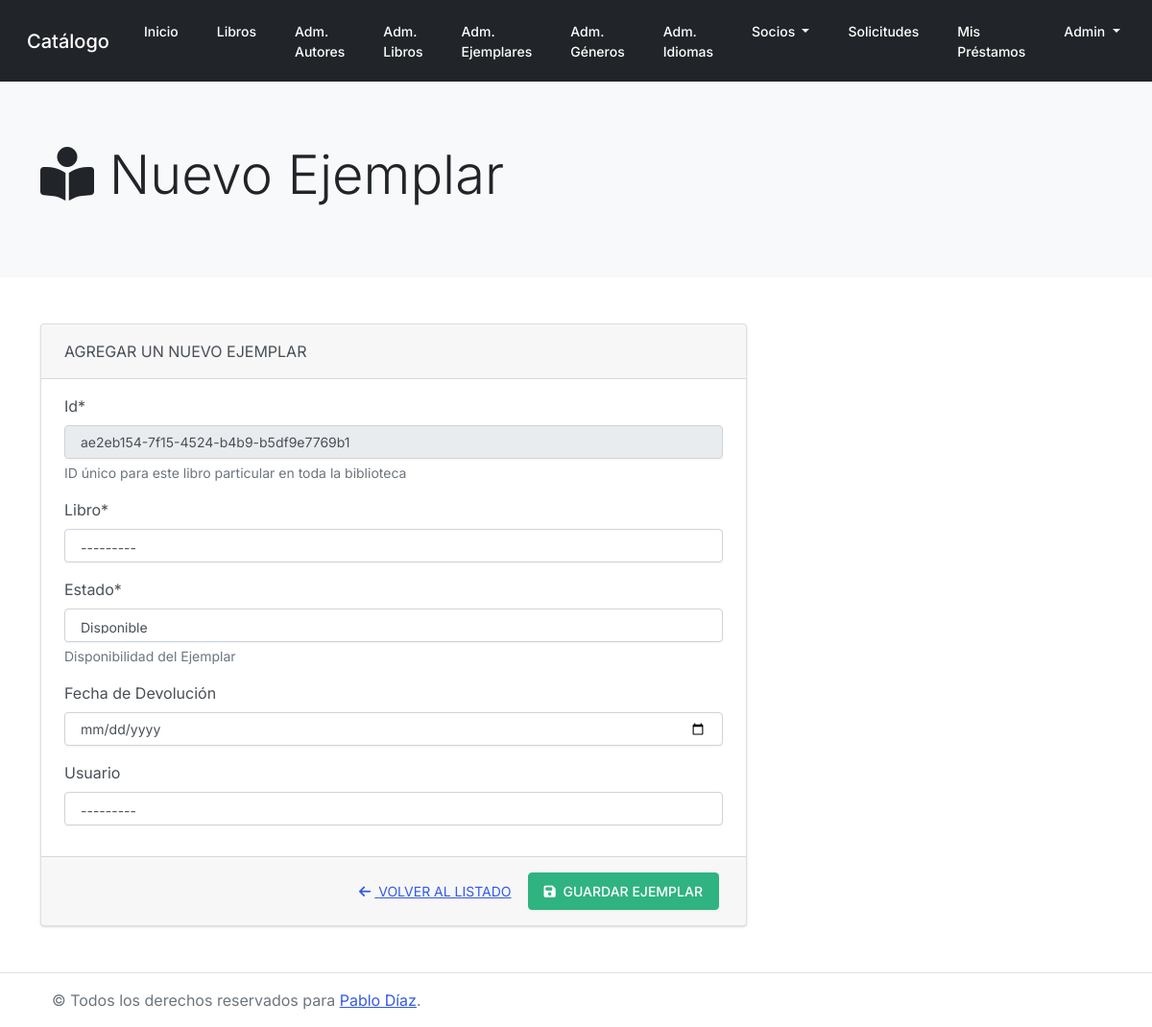
Before: /catalogo/ejemplar/crear (signed in) with the older database file.
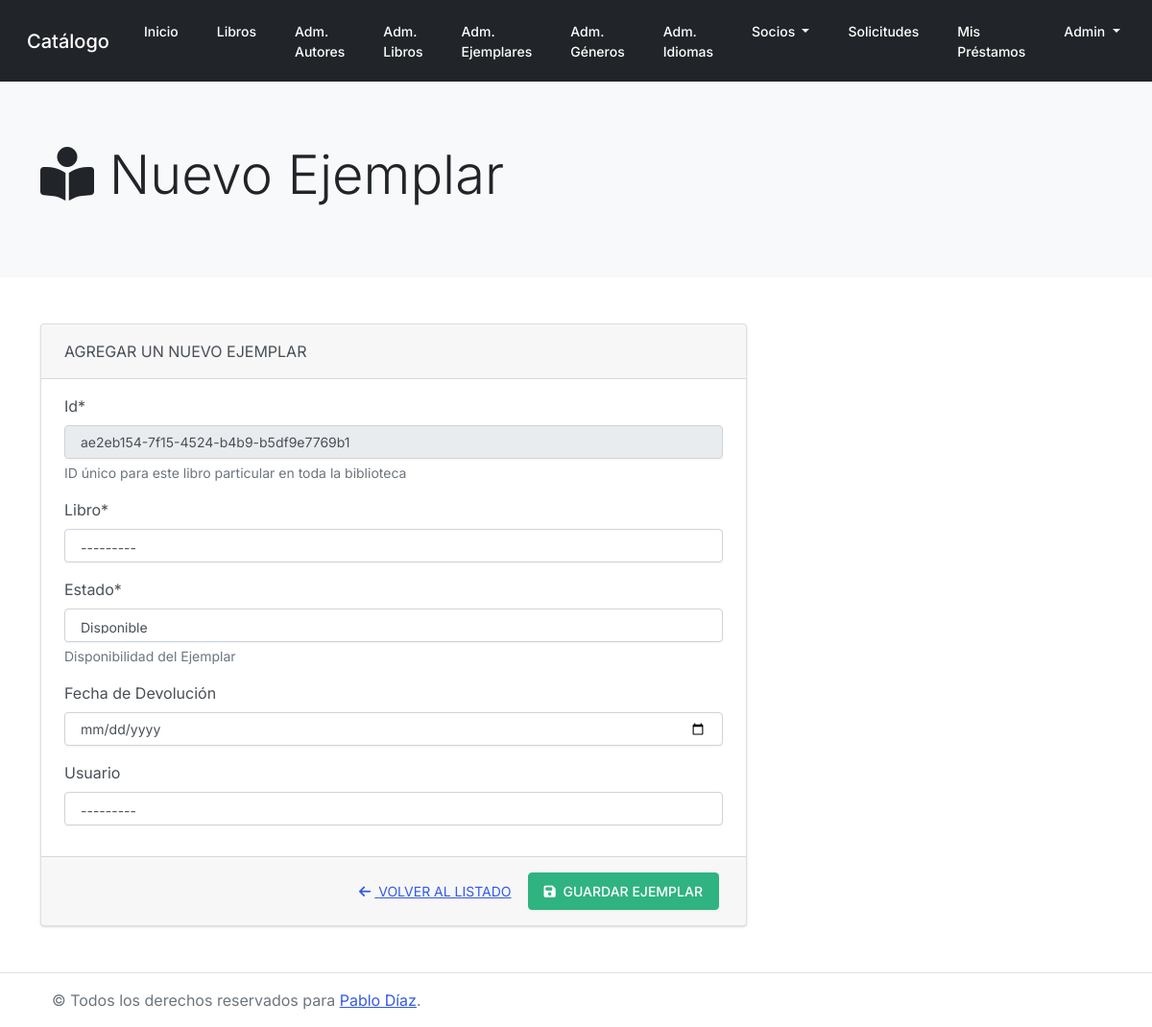
After: the same page with the newer database file.
### catalogo/models.py (models this page shows, shortened)
class CustomUser(AbstractUser):
    email = models.EmailField(_("email address"))
    latitude = models.FloatField(null=True)
    longitude = models.FloatField(null=True)

class Libro(models.Model):
    titulo = models.CharField(max_length=200)
    autor = models.ForeignKey(Autor, on_delete=models.SET_NULL, null=True)
    resumen = models.TextField(max_length=1000, help_text="Ingrese un resumen del libro")
    isbn = models.CharField('ISBN',max_length=13, help_text='13 Caracteres (<a href="https://www.isbninternational.org/content/what-isbn">ISBN number</a>)')
    genero = models.ManyToManyField(Genero, help_text="Seleccione un género (o varios) para el libro")
    idioma = models.ForeignKey(Idioma, on_delete=models.SET_NULL, null=True)
    image=models.ImageField(upload_to='catalogo/upload/img', default='catalogo/upload/img/default-libro.jpg')
    def muestra_genero(self):
        return ', '.join([genero.nombre for genero in self.genero.all()])
    muestra_genero.short_description = 'Género/s'
    def __str__(self):
        return self.titulo

### catalogo/views.py (the view)
# urls.py: path('ejemplar/crear', views.copy_create, name='copy_create'),
@login_required
@permission_required('catalogo.add_ejemplar')
def copy_create(request):
    if request.method == "POST":
        form = CopyForm(request.POST)
        if form.is_valid():
            copy = form.save(commit=False)
            copy.libro = form.cleaned_data['libro']
            copy.fechaDevolucion = form.cleaned_data['fechaDevolucion']
            copy.estado = form.cleaned_data['estado']
            copy.save()
            messages.success(request, "Ejemplar agregado exitosamente!")
            return redirect('copy_list')
    else:
        form = CopyForm()
    context = {
        'form': form
    }
    return render(request, 'copies/create.html', context)

### catalogo/forms.py
class CopyForm(forms.ModelForm):
    def __init__(self, *args, **kwargs):
        super(CopyForm, self).__init__(*args, **kwargs)
        self.fields['id'].label = "Id"
        self.fields['libro'].label = "Libro"
        self.fields['estado'].label = "Estado"
        self.fields['fechaDevolucion'].label = "Fecha de Devolución"
        self.fields['usuario'].label = "Usuario"
        self.fields['id'].disabled = True
    class Meta:
        model = Ejemplar
        fields = ('id', 'libro', 'estado', 'fechaDevolucion', 'usuario')
        widgets = {
            'fechaDevolucion': NumberInput(attrs={'type': 'date'}),
        }

### catalogo/templates/copies/create.html
{% extends "base.html" %}
{% block jumbotron %}
    {% include "partials/jumbotron.html" with icon="<i class='fas fa-book-reader'></i>" title="Nuevo Ejemplar" %}
{% endblock %}
{% block content %}
    <div class="row">
        <div class="col-12 col-md-8">
            {% include "copies/partials/form.html" with card_header="Agregar un nuevo Ejemplar" %}
        </div>
    </div>
{% endblock %}

### catalogo/templates/partials/navbar.html (shortened to what the changed rows need)
<nav class="navbar navbar-expand-lg  navbar-dark bg-dark">
    <div class="container-fluid">
        <div class="collapse navbar-collapse" id="navbarSupportedContent">
            {% with request.resolver_match.url_name as url_name %}
                    <ul class="navbar-nav ml-auto">
                        {% if user.is_authenticated %}
                            <li class="nav-item {% if url_name == 'requests' %} active {% endif %}">
                                <a class="nav-link" href="{% url 'requests' %}">
                                    Solicitudes <span class="sr-only">(current)</span>
                                </a>
                            </li>
                            <li class="nav-item {% if url_name == 'my_loans' %} active {% endif %}">
                                <a class="nav-link" href="{% url 'my_loans' %}">
                                    Mis Préstamos <span class="sr-only">(current)</span>
                                </a>
                            </li>
                            <li class="nav-item dropdown">
                                <a class="nav-link dropdown-toggle text-capitalize" href="#" id="navbarDropdown" role="button" data-toggle="dropdown" aria-expanded="false">
                                    {{ user.get_username }}
                                </a>
                            </li>
                        {% endif %}
                    </ul>
            {% endwith %}
        </div>
    </div>
</nav>

### catalogo/templates/copies/partials/form.html (shortened to what this page needs)
{% load crispy_forms_tags %}
<form method="POST" class="card" novalidate>
    <div class="card-header">
        {{ card_header|upper }}
    </div>
    <div class="card-body">
        {{ form|crispy}}
    </div>
    <div class="card-footer d-flex justify-content-end">
        <a href="{% url 'copy_list' %}" class="btn btn-link">
            <i class="fas fa-arrow-left mr-1"></i> VOLVER AL LISTADO
        </a>
        <button type="submit" class="btn btn-success mr-1">
            <i class="fas fa-save mr-1"></i> GUARDAR EJEMPLAR
        </button>
    </div>
</form>

Changed rows visible on the page:
added Libro: id "ae2eb154-7f15-4524-b4b9-b5df9e7769b1"
